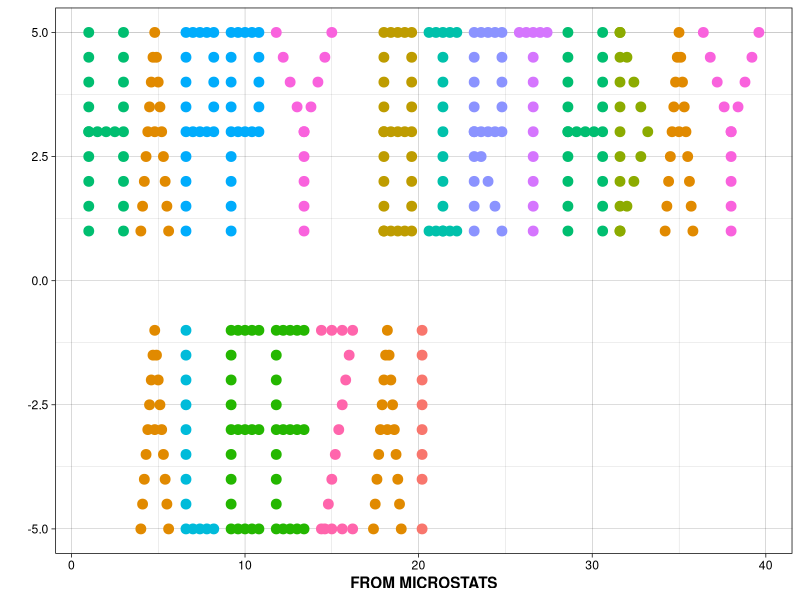

Reproduce this figure in R.
library(ggplot2)
library(readr)
library(here)

here()

HB_Aleeza <- readxl::read_xlsx(here("Data_set.xlsx"))
  
ggplot(HB_Aleeza, aes(x = x, y = y, color = letter)) + 
  geom_point(size = 3) + 
  theme_linedraw() + 
  labs(x = "FROM MICROSTATS", 
       y = "") + 
  theme(legend.position = "none", 
        axis.title.x = element_text(face = "bold"), 
        axis.title.y = element_text(face = "bold"))

###Perhaps you'll want to adjust the plot size to better see the distribution of the data

